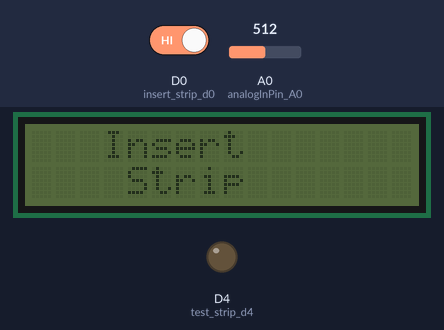
Simulated run of this sketch. Board: ESP8266 (NodeMCU). On the bench: 16×2 character LCD, output pins drawn as LEDs (lit = HIGH). The inputs (shaded band) are chosen by the test bench; at power-on: D0 (insert_strip_d0) HIGH, A0 (analogInPin_A0) = 512. WiFi joins after 1.5 s; servers stay silent unless stated; what the sketch prints to the serial monitor is not drawn.

Above: at 2.44 s.
2.8 s: D0 (insert_strip_d0) driven LOW
At 5.8 s:
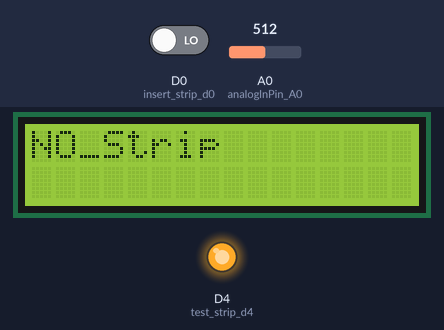
13.0 s: D0 (insert_strip_d0) driven HIGH
At 16.1 s:
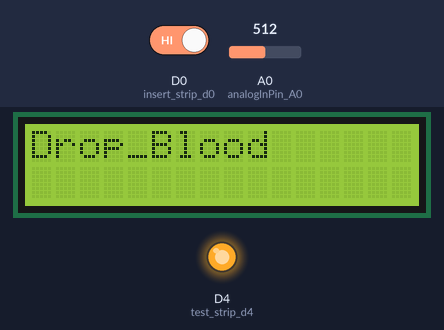
27.0 s: A0 (analogInPin_A0) set to 306
At 39.4 s:
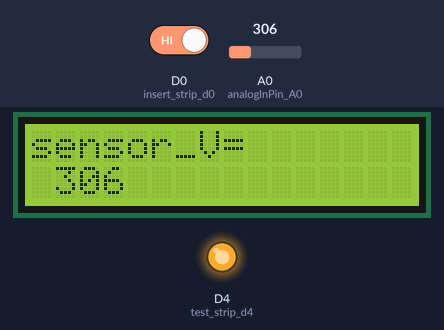
40.2 s: A0 (analogInPin_A0) set to 122
At 54.9 s:
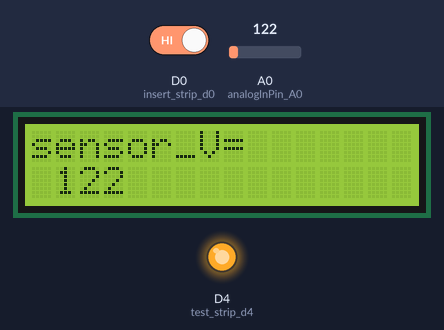
Timing chart, 0 to 55.2 s (numbered marks = the images above; inputs shaded):
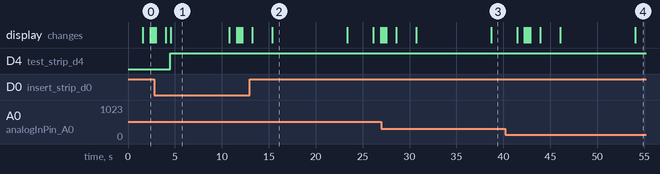

Measured:
- after the input at 2.8 s, the display: first differs from a run without the input after 1.7 s (image 1)
- what the display in image 1 shows lasts 6.3 s, from 4.5 s to 10.8 s
- what the display in image 2 shows lasts 8.0 s, from 15.4 s to 23.4 s

The sketch:

strip_code.ino
```cpp
// Glucose Measurement System
#define test_strip_d4 D4
#define insert_strip_d0 D0
#define write_d7 D7
#include <ESP8266WiFi.h>
#include <WiFiClient.h>
#include <ThingSpeak.h>
#include <LCD_I2C.h>
LCD_I2C lcd(0x27);
WiFiClient client;
#include "CTBot.h"
CTBot myBot;

String apiKey = "V9JFKXZV1YIKAKH2";
  long  average = 0;
long ID=818222669;
String ssid =  "Tree";
String pass =  "ZXCV12345";//can use const char*
const char* server = "api.thingspeak.com";
String token = "1775492194:AAEtCKNab3vpbzrLpL9_oEr22V1U-gzfRUg";
const int analogInPin_A0 = A0;


int buttonState = 0;
void setup() {

Serial.begin(9600);
    pinMode(analogInPin_A0,INPUT);
 pinMode(insert_strip_d0, INPUT);
pinMode(test_strip_d4,OUTPUT);

 delay(10);
        WiFi.begin(ssid, pass);

      while (WiFi.status() != WL_CONNECTED)
     {
            delay(500);
            Serial.print(".");
     }
      Serial.println("");
      Serial.println("WiFi connected");

  myBot.wifiConnect(ssid, pass);
  myBot.setTelegramToken(token);
  if (myBot.testConnection())
    Serial.println("\ntestConnection OK");
  else
    Serial.println("\ntestConnection NOK");

}
void loop() {
   lcd.begin();
    lcd.backlight();
     lcd.print("   Insert");
    lcd.setCursor(4, 1);
    lcd.print("Strip");
    delay(700);
     for (int i = 0; i < 6; ++i)
    {
        lcd.backlight();
        delay(60);
        lcd.noBacklight();
        delay(60);
    }


    delay(1000);
    lcd.backlight();
    lcd.clear();
    delay(500);

  digitalWrite(test_strip_d4,HIGH);
 if( digitalRead(insert_strip_d0)==LOW){
    lcd.clear();
  lcd.print("NO_Strip");

  delay(4000);
 }
 else if( digitalRead(insert_strip_d0)==HIGH){
  delay(1600);
 // digitalWrite(test_strip_d4,LOW);
  digitalWrite(write_d7,HIGH);
   lcd.clear();
  lcd.print("Drop_Blood");
   delay(8000);

 average =analogRead(analogInPin_A0);
 }
 if(average>=5&&average<700){
   lcd.clear();
     lcd.print("sensor_V= ");
     lcd.setCursor(1,1);
   lcd.print(average);
   delay(500);
  TBMessage msg;
 // myBot.sendMessage(ID,"Glocuse Mesuerment...");
// myBot.sendMessage(ID,"PN:Zaid Ali");
   String lo=String(average);

//myBot.sendMessage(ID,lo);

 }

      long randNumber =analogRead(A0);
long x=randNumber;
              if (isnan(x))
                 {
                     Serial.println("Failed to read from DHT sensor!");
                      return;
                 }

                         if (client.connect(server,80))   //   "184.106.153.149" or api.thingspeak.com
                      {

                             String postStr = apiKey;
                             postStr +="&field1=";
                             postStr += String(x);
                            // postStr +="&field2=";
                           //  postStr += String(h);
                             postStr += "\r\n\r\n";

                             client.print("POST /update HTTP/1.1\n");
                             client.print("Host: api.thingspeak.com\n");
                             client.print("Connection: close\n");
                             client.print("X-THINGSPEAKAPIKEY: "+apiKey+"\n");
                             client.print("Content-Type: application/x-www-form-urlencoded\n");
                             client.print("Content-Length: ");
                             client.print(postStr.length());
                             client.print("\n\n");
                             client.print(postStr);


                        }
          client.stop();


 delay(1999);

 }
```
